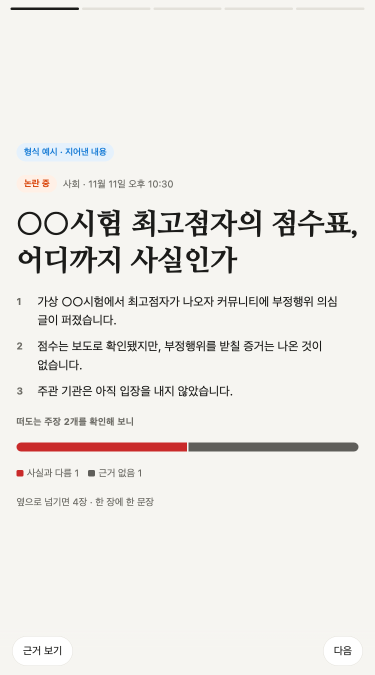
#> input picture assets/issue-brief/deck-sample-0.png, 750 x 1350 px (shown at 1/2 size); its folder holds only this picture in this run
$ python -i style_measure.py   (imports and definitions only)
#> lines starting #> are read from the running program, lines starting #| are printed output that depends on the picture; after the words box and inside, x2 and y2 are one past the last pixel; in counts of white or black regions, pixels touching at a corner belong together
#!/usr/bin/env python3
"""슬라이드 프레임 정밀 측정 (Phase 2A · style_tokens 보완).

style_tokens.py(32단계 양자화 집계)가 못 잡는 것을 잰다.
  - 프레임 분류: dialog(주석 도구의 '작업을 저장하시겠습니까?' 대화상자 + 화면 흐림) / faded(흐림·빈 화면) / clean
  - clean 프레임만: 제목 줄(위치·글자 높이·심지 색) · 본문 줄(글자 높이·줄 간격·색·획 굵기) · 그림 영역(좌표·폭) · 레이아웃 유형
좌표계: 프레임(1152×680) = 1080p 화면의 좌상단 0.60×0.63 크롭. 슬라이드 캔버스 = 화면 좌상단 1218×686px(1080p 전체 프레임 2장 실측 · 16:9)
       → 13.333×7.5in 슬라이드로 보면 1px = 960pt/1218 = 0.788pt. 프레임은 캔버스의 왼쪽 94.6%·위쪽 99.1%를 담는다.
출력: private/style/style_measure_raw.json(프레임별) · tracks/syuka/analysis/style_measure_syukaworld.md(집계만 · 공개)

    python -m ozl.analyze.style_measure
"""
from __future__ import annotations

import json
import pathlib
import statistics
import sys
from collections import Counter

import cv2
import numpy as np
from PIL import Image

ROOT = pathlib.Path(__file__).resolve().parents[3]
FRAMES = ROOT / "private" / "frames"
OUT_RAW = ROOT / "private" / "style" / "style_measure_raw.json"
OUT_MD = ROOT / "tracks" / "syuka" / "analysis" / "style_measure_syukaworld.md"

CANVAS_W, CANVAS_H = 1218.0, 686.0  # 1080p 화면에서 슬라이드 캔버스 픽셀(전체 프레임 실측)
PT_PER_PX = 960.0 / CANVAS_W
IN_PER_PX = 13.333 / CANVAS_W
BOLD_RATIO = 0.085  # 획 굵기/글자 높이 경계: 보통 2px/30px=0.067 · 굵게 3~4px/30px=0.10~0.13 (분포의 골)

# 대화상자 서명(1152×680 기준 실측): 버튼 회녹색 (211,221,219) ±5 · 내부 청백색 R 244~250, G·B ≥ 253
BTN_MIN_RATIO = 3000 / (1152 * 680)
CYAN_MIN_RATIO = 20000 / (1152 * 680)
FADED_P05 = 100  # 밝기 하위 0.5% 값이 이 이상이면 어두운 잉크가 없는 흐림·빈 화면


def classify(a: np.ndarray) -> str:
    n = a.shape[0] * a.shape[1]
    btn = ((abs(a[..., 0] - 211) <= 5) & (abs(a[..., 1] - 221) <= 5) & (abs(a[..., 2] - 219) <= 5)).sum() / n
    cy = ((a[..., 0] >= 244) & (a[..., 0] <= 250) & (a[..., 1] >= 253) & (a[..., 2] >= 253)).sum() / n
    if btn >= BTN_MIN_RATIO and cy >= CYAN_MIN_RATIO:
        return "dialog"
    p05 = np.percentile(a.mean(axis=2), 0.5)
    if btn >= BTN_MIN_RATIO * 0.27 and cy >= CYAN_MIN_RATIO * 2 and p05 >= 25:
        return "dialog"  # 대화상자가 나타나거나 사라지는 중(버튼색이 덜 찼고 글자가 반쯤 흐려짐) — 독립 검증에서 clean 으로 새던 프레임
    if p05 >= FADED_P05:
        return "faded"
    nw = (a[..., 1] >= 250) & (a[..., 2] >= 250) & (a[..., 0] >= 240)
    if nw.mean() >= 0.3 and np.median(a[..., 0][nw]) <= 250:
        return "faded"  # 화면 전체가 청백색(248,255,255)인 빈 필기 화면
    return "clean"


def hexc(rgb) -> str:
    return "#%02X%02X%02X" % tuple(int(round(float(x))) for x in rgb)


# [72 lines left out: functions masks, image_boxes, stroke_width, core_color, text_lines, not called in this run]


def measure(p: pathlib.Path) -> dict:
    a = np.asarray(Image.open(p).convert("RGB")).astype(np.int16)
    h, w, _ = a.shape
#> h = 1350; w = 750
    cls = classify(a)
#> in classify, `btn = ((abs(a[..., 0] - 211) <= 5) & (abs(a[..., 1] - 221) <= 5) & (ab..`: btn = 1.98e-06
#> in classify, `cy = ((a[..., 0] >= 244) & (a[..., 0] <= 250) & (a[..., 1] >= 253) & (..`: cy = 0
#> in classify, `p05 = np.percentile(a.mean(axis=2), 0.5)`: p05 = 26.33
#> in classify, `nw = (a[..., 1] >= 250) & (a[..., 2] >= 250) & (a[..., 0] >= 240)`:
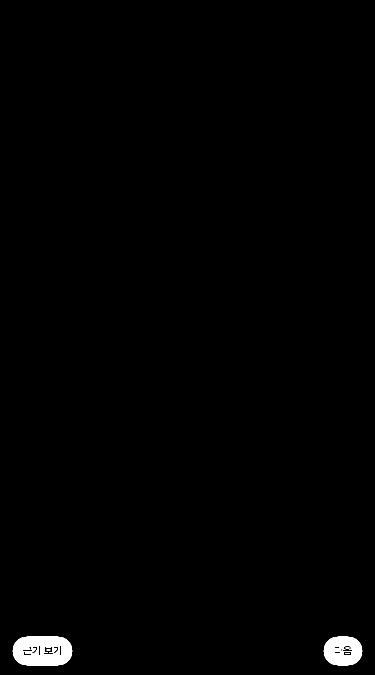
#> nw: shape (1350, 750) bool (shown at 1/2 size); 0.89% white; 5 white regions (2 under 20 px), largest, box (x1, y1, x2, y2) and area: (25, 1273, 145, 1331) 5595, (647, 1273, 725, 1331) 3376, (691, 1294, 699, 1297) 20
#> cls = 'clean'
#> (the run stopped early here; a loop or call above may not have finished)

$ run again, on assets/issue-brief/deck-sample-3.png
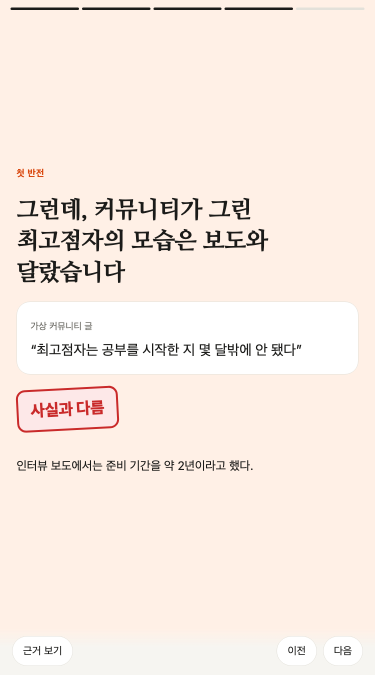
#> input picture assets/issue-brief/deck-sample-3.png, 750 x 1350 px (shown at 1/2 size)
#> btn = 2.96e-05
#> cy = 0
#> p05 = 26.33
#> in classify, `nw = (a[..., 1] >= 250) & (a[..., 2] >= 250) & (a[..., 0] >= 240)`:
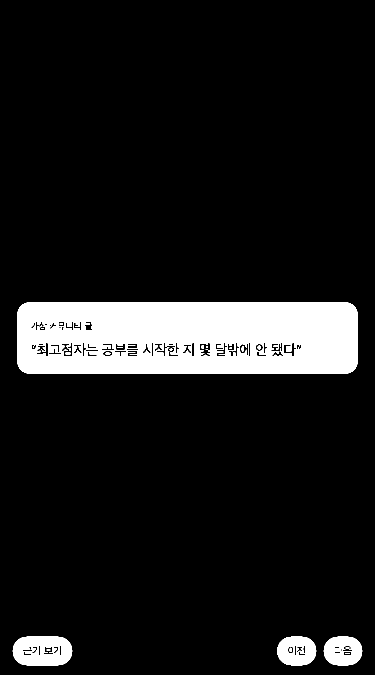
#> nw: shape (1350, 750) bool (shown at 1/2 size); 10.2% white; 20 white regions (8 under 20 px), largest, box (x1, y1, x2, y2) and area: (34, 604, 716, 748) 90728, (25, 1273, 145, 1331) 5595, (554, 1273, 633, 1331) 3442
#> cls = 'clean'

$ run again, on assets/issue-brief/deck-sample-4.png
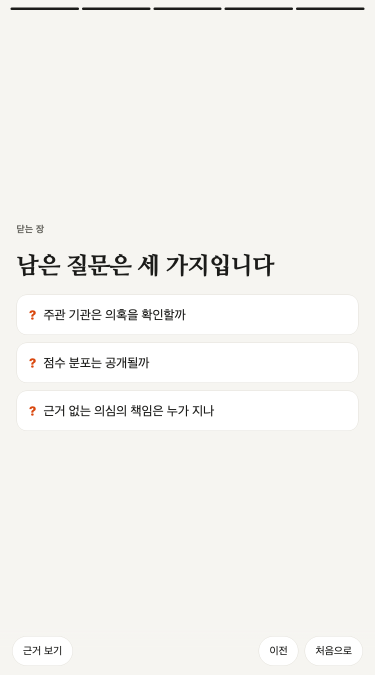
#> input picture assets/issue-brief/deck-sample-4.png, 750 x 1350 px (shown at 1/2 size)
#> btn = 3.16e-05
#> cy = 0
#> p05 = 26.33
#> in classify, `nw = (a[..., 1] >= 250) & (a[..., 2] >= 250) & (a[..., 0] >= 240)`:
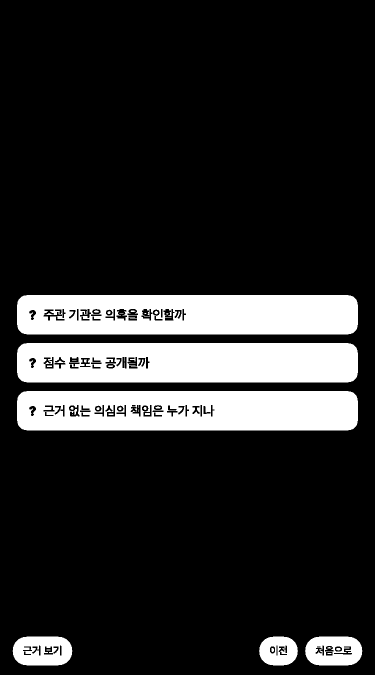
#> nw: shape (1350, 750) bool (shown at 1/2 size); 16.4% white; 34 white regions (11 under 20 px), largest, box (x1, y1, x2, y2) and area: (34, 686, 716, 765) 51104, (34, 782, 716, 861) 50220, (34, 590, 716, 669) 50216
#> cls = 'clean'
